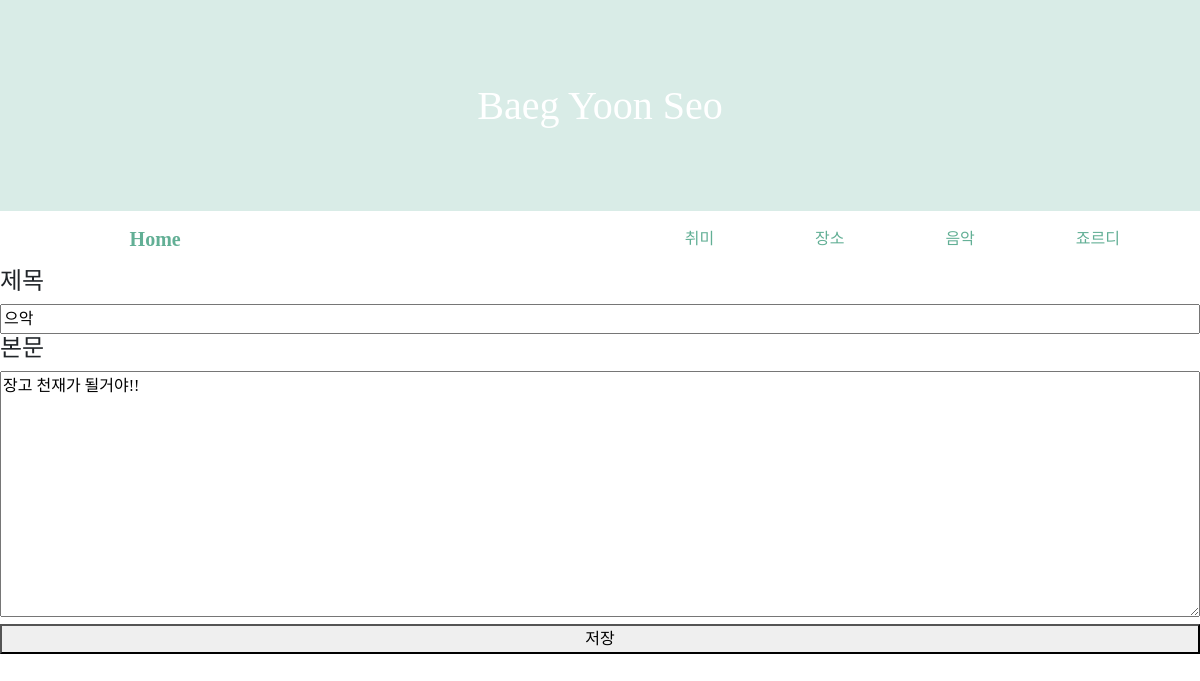
Page /bgyoon/edit/1 on the earlier database version.
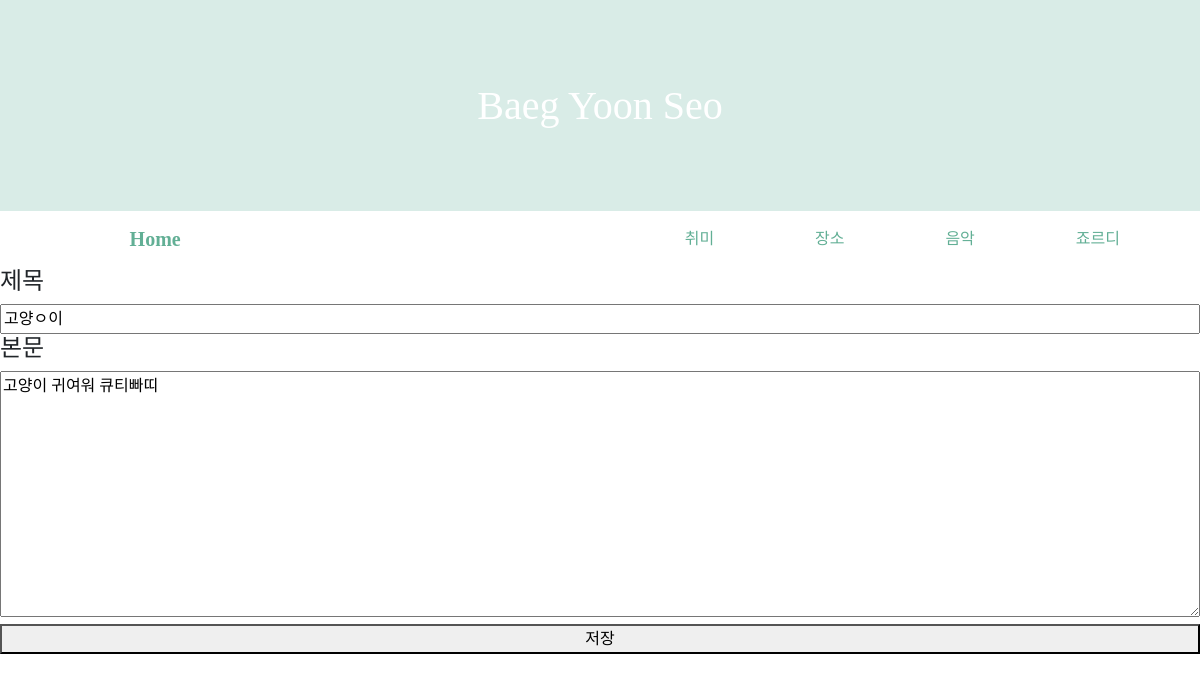
Same page on the later database version.
### bgapp/models.py (models this page shows, shortened)
class Bgyoon(models.Model):
    title = models.CharField(max_length=200)
    pub_date = models.DateTimeField('date_published')
    body = models.TextField()
    image = models.ImageField(upload_to = "bgapp/", blank = True, null = True)

### bgapp/views.py (the view)
# urls.py: path('edit/<str:id>', edit, name="edit"),
def edit(request, id):
    edit_bgyoon = Bgyoon.objects.get(id=id)
    return render(request, 'edit.html', {'bgyoon':edit_bgyoon})

### bgapp/templates/edit.html (shortened to what this page needs)
{% extends 'base.html' %}
{% block content%}
    <div class="contents">
        <form action="{% url 'update' bgyoon.id %}" method="POST">
            <h4>제목</h4>
            <input type="text" name="title" value="{{bgyoon.title}}"> <br>
            <h4>본문</h4>
            <textarea name="body" cols="30" rows="10">{{bgyoon.body}}</textarea> <br>
            <button>저장</button>
        </form>
    </div>
{% endblock %}

Differences in the rows shown:
changed Bgyoon: title "으악" → "고양ㅇ이"; body "장고 천재가 될거야!!" → "고양이 귀여워 큐티빠띠"
